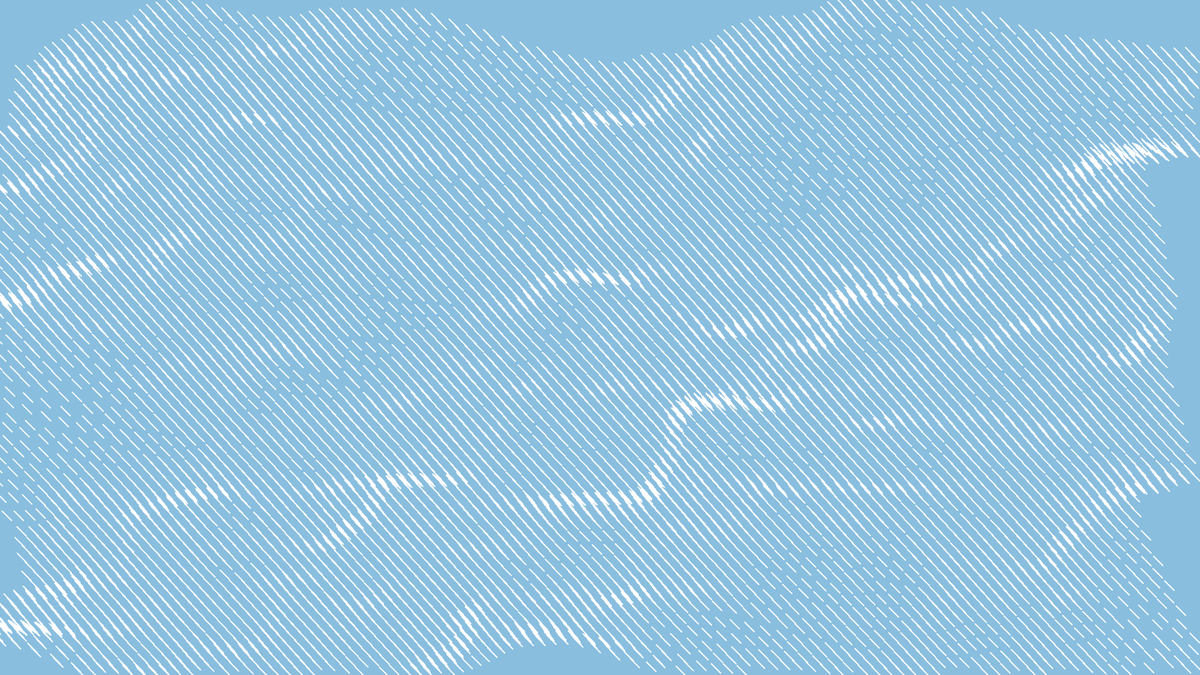
Frame 1 (no input)
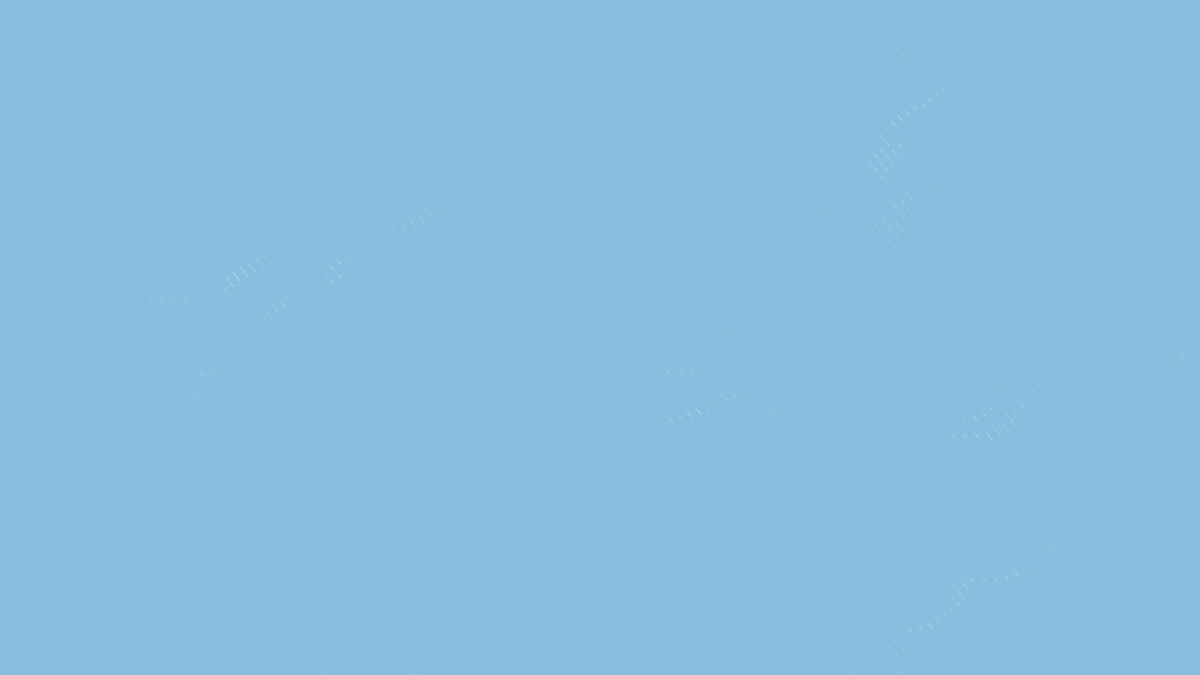
Frame 60 (no input)
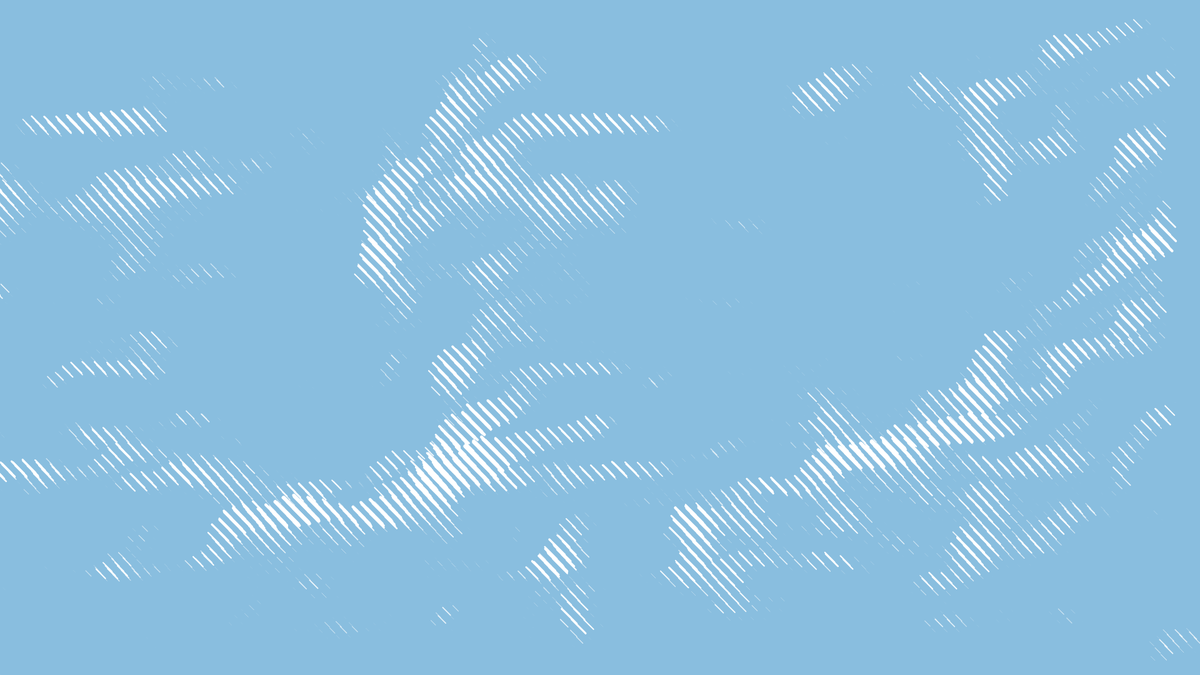
Frame 120 (the mouse pressed at the canvas centre since frame 60)

The p5.js sketch that drew these frames (run headless with seeded random() and noise() and a simulated clock; from frame 60 on, the mouse is pressed at the canvas centre):

// p5.js sketch
// ── sketch.js

    /*


    rate = 30; // 每秒刷新的帧数
    maxLength = 15;// 线最长长度;
    multipleForDensity = 4;// 倍数，该数值越大，线的长度、数量等都会随之变大。

    // 可以该行代码,利用鼠标位置动态控制细节。
    //maxLength= map(mouseX,0,width,5,50);// 控制线的最大长度
    multipleForDensity = map(mouseX,0,width,1,10);

    **/
//

var maxLength;
var rate;
var multipleForDensity;
var xSpeed;
var ySpeed;
function setup() {
    createCanvas(1920,1080);
    background(backgrounColorWithAlpha(255));
	rate = 30; // 每秒刷新的帧数
    maxLength = 15;// 线最长长度;
    multipleForDensity = 4;// 倍数，该数值越大，线的长度、数量等都会随之变大。
    xSpeed = 0.01;// 控制水平方向移动速度
    ySpeed = 0.01;// 控制竖直方向移动速度
    frameRate(rate);
	// WaterSyatem(波纹分辨率,噪声范围,噪声范围)
	water = new WaterSyatem(100,0.04,600);
}

function draw() {	
    // 可以该行代码,利用鼠标位置动态控制细节。
    //maxLength= map(mouseX,0,width,5,50);// 控制线的最大长度
    multipleForDensity = map(mouseX,0,width,1,10);

    var alfa = 255;
    noStroke();
    fill(backgrounColorWithAlpha(alfa));
    rect(0,0,width,height);
    fill(255);   
    water.update();
}

function backgrounColorWithAlpha(alpha)  {
  return color(137,190,223,alpha);
}


var isStop ;
function mousePressed() {
  isStop = !isStop;
  if (isStop) {
    noLoop();
} else {
    loop();
}
}

/**
 * Created by Administrator on 2017/12/30.
 */
 function WaterSyatem(seaResolution,noiseScale,heightScale)
 {
    this.seaResolution = seaResolution;//波纹分辨率
    this.noiseScale = noiseScale;//噪声范围
    this.heightScale = heightScale;//浮动大小

    this.widthNormalize = width / seaResolution;//width canvas.width
    this.heightNormalize = height / seaResolution;////height canvas.height

    this.positionArrXpos = new Array(seaResolution*seaResolution);//上一帧的位置数组
    this.positionArrYpos = new Array(seaResolution*seaResolution);//上一帧的位置数组

    for (var h = 0; h<this.seaResolution;h++)
    {
        for(var w = 0;w<this.seaResolution;w++)
        {
            this.positionArrXpos[h*seaResolution+w] = 0;
            this.positionArrYpos[h*seaResolution+w] = 0;
        }
    }

    this.dotSize = 4;//元素大小
    this.perlinNoiseAnimX = 0.02;//噪声取值时间轴
    this.perlinNoiseAnimY = 0.02;

    this.update = function () {
        for (var h = 0; h<this.seaResolution;h++)
        {
            for(var w = 0;w<this.seaResolution;w++)
            {
                var xPos = noise( -w * this.noiseScale + this.perlinNoiseAnimY,-h * this.noiseScale + this.perlinNoiseAnimX,frameCount*0.01);
                var dotX  = w * this.widthNormalize+h%2*this.widthNormalize*0.5+xPos * this.heightScale*0.5 - 160;
                var doty = h * this.heightNormalize + xPos * this.heightScale*0.5-80;

                if(dotX > this.positionArrXpos[h*this.seaResolution+w]) {
                    var lastPoint = createVector(this.positionArrXpos[h*this.seaResolution+w],this.positionArrYpos[h*this.seaResolution+w]);
                    
                    this.drawDot(dotX, doty,lastPoint);
                }
                this.positionArrXpos[h*this.seaResolution+w] = dotX;
                this.positionArrYpos[h*this.seaResolution+w] = doty;         
            }
        }
        this.perlinNoiseAnimX += xSpeed;
        this.perlinNoiseAnimY += ySpeed;
    }

    this.drawDot = function(x,y,lastPoint)
    {
        if (x < - this.dotSize) {
            x = width+this.dotSize;
            return;
        }
        if (x > width + this.dotSize) {
            x = -this.dotSize;
            return;
        }
        if (y < -this.dotSize) {
            y = height+this.dotSize;
            return;
        }
        if (y > height+this.dotSize) {
            y = -this.dotSize;
            return;
        }
        var v = createVector(x - lastPoint.x,y - lastPoint.y);
        var precent;
        var max = this.heightScale ;
        var mag = v.mag()*40;
        if (mag > max) {
            precent = 1;
        } else {
            precent = map(mag,0,max,0,1) * multipleForDensity;   
        }
        if (precent < 0.1) {
            return;
        }
        stroke(255,precent*255);
        strokeWeight(2*precent);
        line(x,y,x-maxLength*precent  ,y-maxLength*precent);
    }
}
